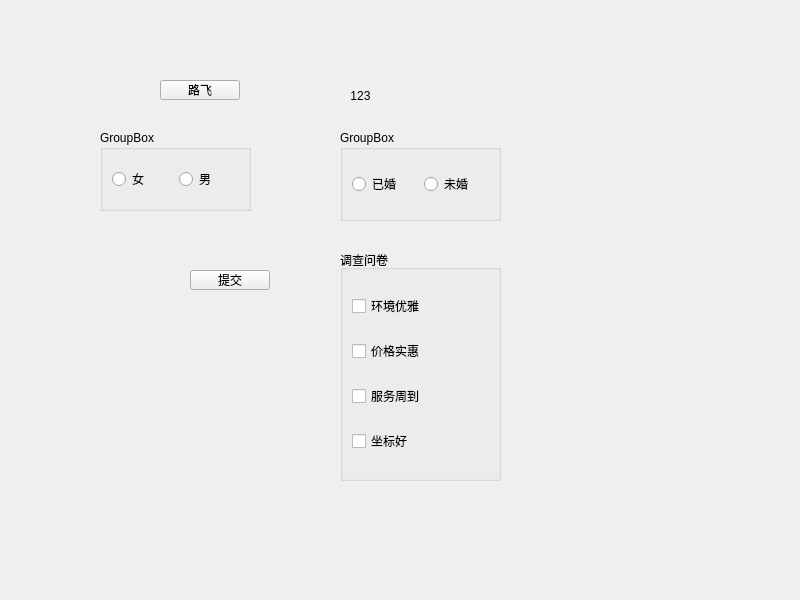
<?xml version="1.0" encoding="UTF-8"?>
<ui version="4.0">
 <class>Widget</class>
 <widget class="QWidget" name="Widget">
  <property name="geometry">
   <rect>
    <x>0</x>
    <y>0</y>
    <width>800</width>
    <height>600</height>
   </rect>
  </property>
  <property name="windowTitle">
   <string>Widget</string>
  </property>
  <widget class="QPushButton" name="pushButton">
   <property name="geometry">
    <rect>
     <x>160</x>
     <y>80</y>
     <width>80</width>
     <height>20</height>
    </rect>
   </property>
   <property name="text">
    <string>路飞</string>
   </property>
   <property name="icon">
    <iconset resource="Image/image.qrc">
     <normaloff>:/Luffy.png</normaloff>:/Luffy.png</iconset>
   </property>
   <property name="iconSize">
    <size>
     <width>16</width>
     <height>16</height>
    </size>
   </property>
  </widget>
  <widget class="QToolButton" name="toolButton">
   <property name="geometry">
    <rect>
     <x>310</x>
     <y>80</y>
     <width>101</width>
     <height>31</height>
    </rect>
   </property>
   <property name="text">
    <string>123</string>
   </property>
   <property name="icon">
    <iconset resource="Image/image.qrc">
     <normaloff>:/OnePiece.png</normaloff>:/OnePiece.png</iconset>
   </property>
   <property name="toolButtonStyle">
    <enum>Qt::ToolButtonTextBesideIcon</enum>
   </property>
   <property name="autoRaise">
    <bool>true</bool>
   </property>
  </widget>
  <widget class="QGroupBox" name="groupBox">
   <property name="geometry">
    <rect>
     <x>100</x>
     <y>130</y>
     <width>151</width>
     <height>81</height>
    </rect>
   </property>
   <property name="title">
    <string>GroupBox</string>
   </property>
   <layout class="QHBoxLayout" name="horizontalLayout_2">
    <item>
     <widget class="QRadioButton" name="rBtn_woman">
      <property name="text">
       <string>女</string>
      </property>
     </widget>
    </item>
    <item>
     <widget class="QRadioButton" name="rBtn_man">
      <property name="text">
       <string>男</string>
      </property>
     </widget>
    </item>
   </layout>
  </widget>
  <widget class="QGroupBox" name="groupBox_2">
   <property name="geometry">
    <rect>
     <x>340</x>
     <y>130</y>
     <width>161</width>
     <height>91</height>
    </rect>
   </property>
   <property name="title">
    <string>GroupBox</string>
   </property>
   <layout class="QHBoxLayout" name="horizontalLayout">
    <item>
     <widget class="QRadioButton" name="radioButton_3">
      <property name="text">
       <string>已婚</string>
      </property>
     </widget>
    </item>
    <item>
     <widget class="QRadioButton" name="radioButton_4">
      <property name="text">
       <string>未婚</string>
      </property>
     </widget>
    </item>
   </layout>
  </widget>
  <widget class="QPushButton" name="commit">
   <property name="geometry">
    <rect>
     <x>190</x>
     <y>270</y>
     <width>80</width>
     <height>20</height>
    </rect>
   </property>
   <property name="text">
    <string>提交</string>
   </property>
  </widget>
  <widget class="QGroupBox" name="groupBox_3">
   <property name="geometry">
    <rect>
     <x>340</x>
     <y>250</y>
     <width>161</width>
     <height>231</height>
    </rect>
   </property>
   <property name="title">
    <string>调查问卷</string>
   </property>
   <layout class="QVBoxLayout" name="verticalLayout">
    <item>
     <widget class="QCheckBox" name="checkBox">
      <property name="text">
       <string>环境优雅</string>
      </property>
     </widget>
    </item>
    <item>
     <widget class="QCheckBox" name="checkBox_2">
      <property name="text">
       <string>价格实惠</string>
      </property>
     </widget>
    </item>
    <item>
     <widget class="QCheckBox" name="checkBox_3">
      <property name="text">
       <string>服务周到</string>
      </property>
     </widget>
    </item>
    <item>
     <widget class="QCheckBox" name="checkBox_4">
      <property name="text">
       <string>坐标好</string>
      </property>
     </widget>
    </item>
   </layout>
  </widget>
 </widget>
 <resources>
  <include location="Image/image.qrc"/>
  <include location="Image/image.qrc"/>
 </resources>
 <connections/>
</ui>
